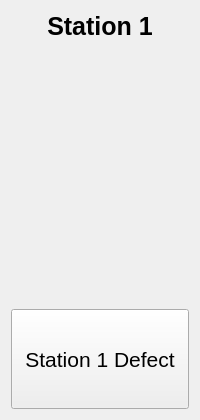
        <widget class="QWidget" name="page">
         <layout class="QVBoxLayout" name="verticalLayout_2">
          <item>
           <widget class="QLabel" name="labelStation1">
            <property name="sizePolicy">
             <sizepolicy hsizetype="Preferred" vsizetype="Fixed">
              <horstretch>0</horstretch>
              <verstretch>0</verstretch>
             </sizepolicy>
            </property>
            <property name="minimumSize">
             <size>
              <width>0</width>
              <height>30</height>
             </size>
            </property>
            <property name="font">
             <font>
              <pointsize>19</pointsize>
              <weight>75</weight>
              <bold>true</bold>
             </font>
            </property>
            <property name="text">
             <string>Station 1</string>
            </property>
            <property name="alignment">
             <set>Qt::AlignCenter</set>
            </property>
           </widget>
          </item>
          <item>
           <widget class="QWidget" name="topThreeStation1" native="true">
            <property name="minimumSize">
             <size>
              <width>0</width>
              <height>125</height>
             </size>
            </property>
            <property name="font">
             <font>
              <kerning>false</kerning>
             </font>
            </property>
            <layout class="QVBoxLayout" name="mplvlTopThree_1">
             <property name="margin">
              <number>2</number>
             </property>
            </layout>
           </widget>
          </item>
          <item>
           <widget class="QWidget" name="station1LineAverage" native="true">
            <property name="minimumSize">
             <size>
              <width>0</width>
              <height>125</height>
             </size>
            </property>
            <layout class="QVBoxLayout" name="mplvlExpAvg_1">
             <property name="margin">
              <number>2</number>
             </property>
            </layout>
           </widget>
          </item>
          <item>
           <widget class="QPushButton" name="pushButtonDefect_1">
            <property name="minimumSize">
             <size>
              <width>0</width>
              <height>100</height>
             </size>
            </property>
            <property name="font">
             <font>
              <pointsize>16</pointsize>
             </font>
            </property>
            <property name="text">
             <string>Station 1 Defect</string>
            </property>
           </widget>
          </item>
         </layout>
        </widget>
